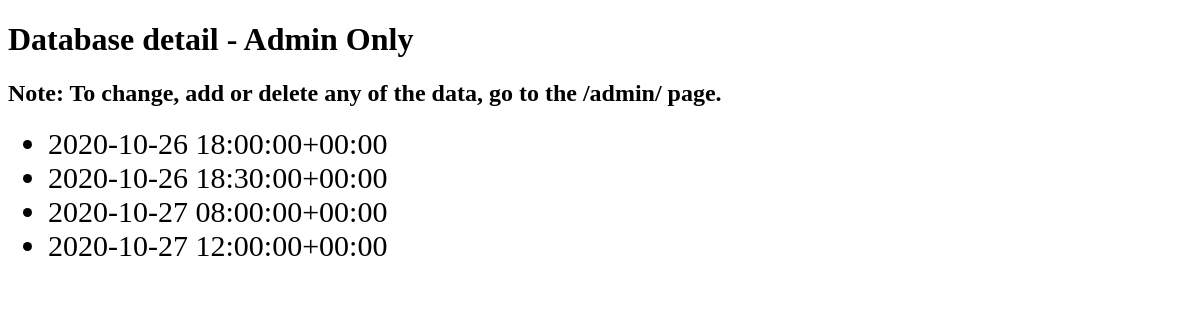
Page /api/detail/ (signed in) on the earlier database version.
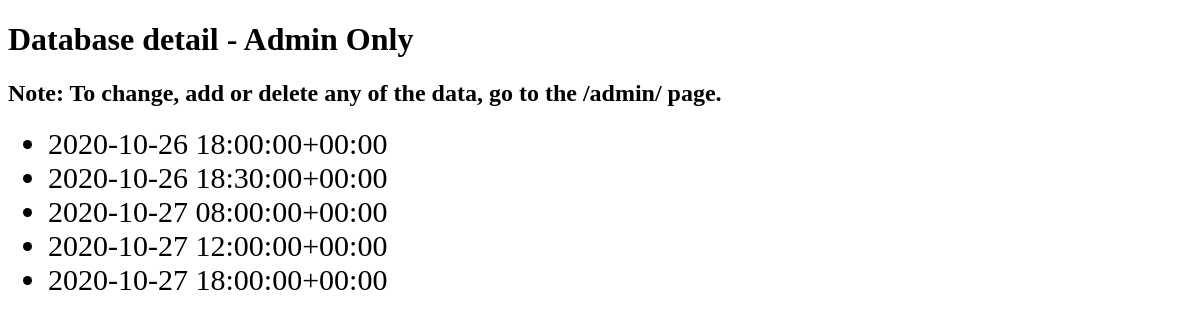
Same page on the later database version.
### api/models.py (models this page shows)
class ScheduledDate(models.Model):
    date = models.DateTimeField('scheduled meeting')
    name = models.CharField(max_length=200)
    objects = models.Manager()
    def __str__(self):
        return str(self.date)

### api/views.py (the view)
# urls.py: path('api/detail/', views.api_detail, name='detail'),
@user_passes_test(check_admin)
def api_detail(request):
    return render(request, 'api/detail.html', {'scheduled_meetings': ScheduledDate.objects.all()})

### api/views.py (called while the page is built)
def check_admin(user):
    return user.is_superuser

### api/templates/api/detail.html (shortened to what this page needs)
<!DOCTYPE html>
<html lang="en">
<head>
</head>
<body>
    <h1>Database detail - Admin Only</h1>
    <h2>Note: To change, add or delete any of the data, go to the /admin/ page.</h2>
    {% if scheduled_meetings %}
        <ul>
            {% for meeting in scheduled_meetings %}
                <li>{{ meeting }}</li>
            {% endfor %}
        </ul>
    {% endif %}
</body>
</html>

Differences in the rows shown:
added ScheduledDate: date "2020-10-27 18:00:00+00:00"
